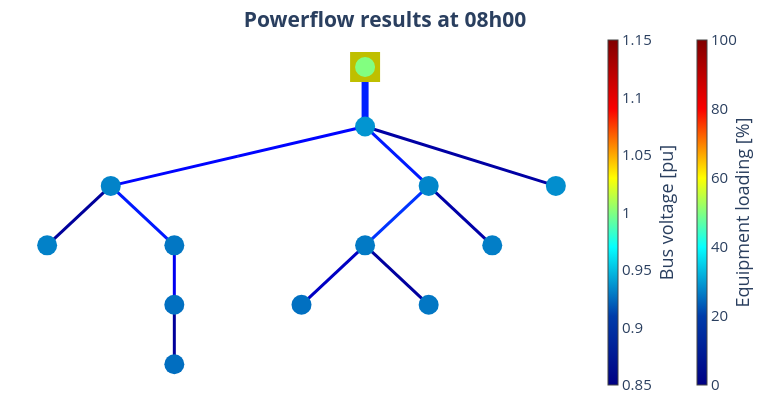
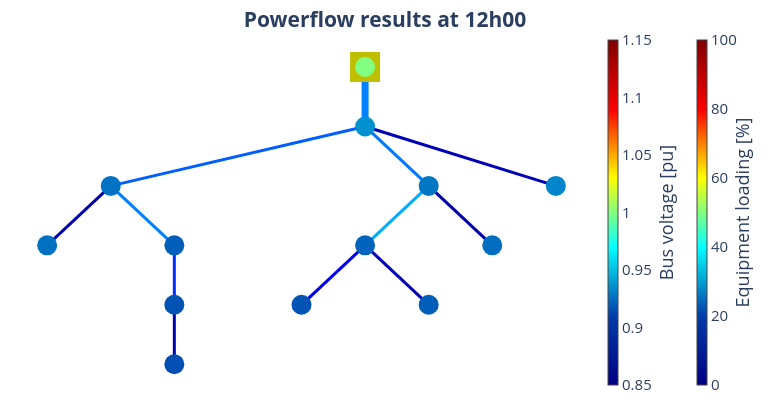
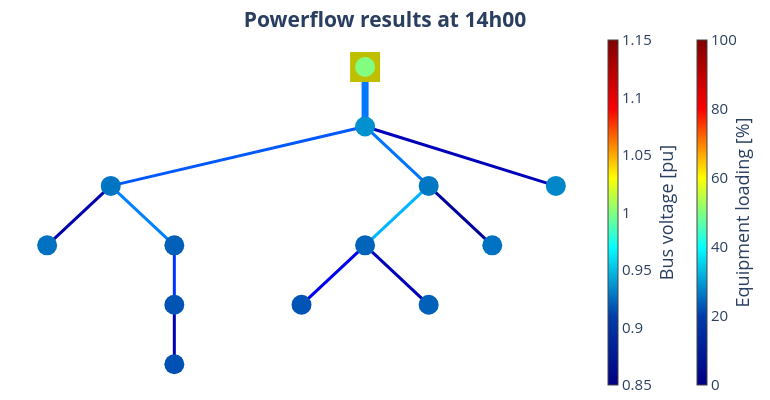

Notebook code cell kept with these figures, in order:
### Code cell
for plot_time in [time(hour=8),time(hour=12),time(hour=14),time(hour=17), time(hour=20)]:

    pp_plot.plot_timestamps_powerflow_result(
        net=net_pickle,
        filename="sim_result_" + pp_plot._time_to_str(plot_time),
        plot_time=plot_time,
    )
    print()

### Figure 1 — Plotly figure (JSON) as saved in the notebook; plotly's stock layout.template omitted (floating-point values rounded to 4 significant figures)
{"data": [{"hoverinfo": "text", "legendgroup": "Transformers", "line": {"color": "rgb(0.0,32.5,255.0)", "width": 7}, "mode": "lines", "name": "Transformers", "showlegend": true, "text": "STMT003438<br>Loading: 15.7 %", "type": "scatter", "x": [0, 0, 0], "y": [0, -0.5, -1]}, {"hoverinfo": "text", "legendgroup": "Transformers", "marker": {"color": "rgb(0.0,32.5,255.0)", "size": 1, "symbol": "circle"}, "mode": "markers", "name": "edge_center", "showlegend": false, "text": ["STMT003438<br>Loading: 15.7 %"], "type": "scatter", "x": [0], "y": [-0.5]}, {"hoverinfo": "text", "legendgroup": "lines", "line": {"color": "rgb(0.0,4.499999999999972,255.0)", "width": 3}, "mode": "lines", "name": "lines", "showlegend": true, "text": "GKN3x150_150<br>Loading: 13.3 %", "type": "scatter", "x": [0, -1, -2], "y": [-1, -1.5, -2]}, {"hoverinfo": "text", "legendgroup": "lines", "line": {"color": "rgb(0.0,0.0,154.77272727272728)", "width": 3}, "mode": "lines", "name": "lines", "showlegend": false, "text": "GKN3x150_150_2<br>Loading: 2.5 %", "type": "scatter", "x": [-2, -2.25, -2.5], "y": [-2, -2.5, -3]}, {"hoverinfo": "text", "legendgroup": "lines", "line": {"color": "rgb(0.0,24.5,255.0)", "width": 3}, "mode": "lines", "name": "lines", "showlegend": false, "text": "GKN3X95_95<br>Loading: 15.1 %", "type": "scatter", "x": [-2, -1.75, -1.5], "y": [-2, -2.5, -3]}, {"hoverinfo": "text", "legendgroup": "lines", "line": {"color": "rgb(0.0,0.0,241.13636363636363)", "width": 3}, "mode": "lines", "name": "lines", "showlegend": false, "text": "GKT3X50_50<br>Loading: 10.1 %", "type": "scatter", "x": [-1.5, -1.5, -1.5], "y": [-3, -3.5, -4]}, {"hoverinfo": "text", "legendgroup": "lines", "line": {"color": "rgb(0.0,0.0,154.77272727272728)", "width": 3}, "mode": "lines", "name": "lines", "showlegend": false, "text": "GKT3X50_50_2<br>Loading: 2.6 %", "type": "scatter", "x": [-1.5, -1.5, -1.5], "y": [-4, -4.5, -5]}, {"hoverinfo": "text", "legendgroup": "lines", "line": {"color": "rgb(0.0,24.5,255.0)", "width": 3}, "mode": "lines", "name": "lines", "showlegend": false, "text": "GKN3x150_150_3<br>Loading: 15.0 %", "type": "scatter", "x": [0, 0.25, 0.5], "y": [-1, -1.5, -2]}, {"hoverinfo": "text", "legendgroup": "lines", "line": {"color": "rgb(0.0,52.49999999999997,255.0)", "width": 3}, "mode": "lines", "name": "lines", "showlegend": false, "text": "GKN3X95_95_2<br>Loading: 17.7 %", "type": "scatter", "x": [0.5, 0.25, 0], "y": [-2, -2.5, -3]}, {"hoverinfo": "text", "legendgroup": "lines", "line": {"color": "rgb(0.0,0.0,195.68181818181816)", "width": 3}, "mode": "lines", "name": "lines", "showlegend": false, "text": "GKN3x150_150_4<br>Loading: 5.9 %", "type": "scatter", "x": [0, -0.25, -0.5], "y": [-3, -3.5, -4]}, {"hoverinfo": "text", "legendgroup": "lines", "line": {"color": "rgb(0.0,0.0,159.3181818181818)", "width": 3}, "mode": "lines", "name": "lines", "showlegend": false, "text": "GKN3X50_50<br>Loading: 3.0 %", "type": "scatter", "x": [0, 0.25, 0.5], "y": [-3, -3.5, -4]}, {"hoverinfo": "text", "legendgroup": "lines", "line": {"color": "rgb(0.0,0.0,168.4090909090909)", "width": 3}, "mode": "lines", "name": "lines", "showlegend": false, "text": "GKN3X50_50_2<br>Loading: 3.6 %", "type": "scatter", "x": [0.5, 0.75, 1], "y": [-2, -2.5, -3]}, {"hoverinfo": "text", "legendgroup": "lines", "line": {"color": "rgb(0.0,0.0,163.86363636363635)", "width": 3}, "mode": "lines", "name": "lines", "showlegend": false, "text": "GKN3X240_240<br>Loading: 3.2 %", "type": "scatter", "x": [0, 0.75, 1.5], "y": [-1, -1.5, -2]}, {"marker": {"cmax": 100, "cmin": 0, "color": "rgb(255,255,255)", "colorbar": {"thickness": 10, "title": {"side": "right", "text": "Equipment loading [%]"}, "x": 1.15}, "colorscale": [[0, "rgb(0,0,131)"], [0.2, "rgb(0,60,170)"], [0.4, "rgb(5,255,255)"], [0.6, "rgb(255,255,0)"], [0.8, "rgb(250,0,0)"], [1, "rgb(128,0,0)"]], "opacity": 0, "size": 0}, "mode": "markers", "type": "scatter", "x": [0], "y": [-1]}, {"hoverinfo": "text", "legendgroup": "lines", "marker": {"color": "rgb(128, 128, 128)", "size": 1, "symbol": "circle"}, "mode": "markers", "name": "edge_center", "showlegend": false, "text": ["GKN3x150_150<br>Loading: 13.3 %", "GKN3x150_150_2<br>Loading: 2.5 %", "GKN3X95_95<br>Loading: 15.1 %", "GKT3X50_50<br>Loading: 10.1 %", "GKT3X50_50_2<br>Loading: 2.6 %", "GKN3x150_150_3<br>Loading: 15.0 %", "GKN3X95_95_2<br>Loading: 17.7 %", "GKN3x150_150_4<br>Loading: 5.9 %", "GKN3X50_50<br>Loading: 3.0 %", "GKN3X50_50_2<br>Loading: 3.6 %", "GKN3X240_240<br>Loading: 3.2 %"], "type": "scatter", "x": [-1], "y": [-1.5]}, {"hoverinfo": "text", "marker": {"color": "rgb(191, 191, 0)", "size": 30, "symbol": "square"}, "mode": "markers", "name": "Ext grid", "text": [null], "type": "scatter", "x": [0], "y": [0]}, {"hoverinfo": "text", "marker": {"cmax": 1.15, "cmin": 0.85, "color": [0.9374, 0.9319, 0.9313, 0.9282, 0.9259, 0.9253, 0.9327, 0.9289, 0.9261, 0.9282, 0.9302, 0.9352, 1], "colorbar": {"thickness": 10, "title": {"side": "right", "text": "Bus voltage [pu]"}, "x": 1}, "colorscale": [[0, "rgb(0,0,131)"], [0.2, "rgb(0,60,170)"], [0.4, "rgb(5,255,255)"], [0.6, "rgb(255,255,0)"], [0.8, "rgb(250,0,0)"], [1, "rgb(128,0,0)"]], "size": 20, "symbol": "circle"}, "mode": "markers", "name": "buses", "text": ["STMT003438<br>V: 0.937 pu", "CDBT004764<br>V: 0.932 pu", "CDBT003746<br>V: 0.931 pu", "CDBT004760<br>V: 0.928 pu", "CDBT012139<br>V: 0.926 pu", "CDBT900784<br>V: 0.925 pu", "CDBT901452<br>V: 0.933 pu", "CDBT004774<br>V: 0.929 pu", "CDBT901604<br>V: 0.926 pu", "CDBT016055<br>V: 0.928 pu", "N1<br>V: 0.93 pu", "60437<br>V: 0.935 pu", "STMT003438HV<br>V: 1.0 pu"], "type": "scatter", "x": [0, -2, -2.5, -1.5, -1.5, -1.5, 0.5, 0, -0.5, 0.5, 1, 1.5, 0], "y": [-1, -2, -3, -3, -4, -5, -2, -3, -4, -4, -3, -2, 0]}], "layout": {"font": {"size": 15}, "height": 400, "hovermode": "closest", "legend": {"font": {"size": 12}, "itemsizing": "constant"}, "margin": {"b": 5, "l": 5, "r": 5, "t": 30}, "paper_bgcolor": "white", "plot_bgcolor": "white", "showlegend": false, "title": {"text": "<b>Powerflow results at 08h00<b>", "x": 0.5, "xanchor": "center", "y": 0.97, "yanchor": "top"}, "width": 770, "xaxis": {"showgrid": false, "showticklabels": false, "tickfont": {"family": "Arial Black", "size": 12}, "title": {"font": {"size": 12}}, "zeroline": false}, "yaxis": {"showgrid": false, "showticklabels": false, "tickfont": {"family": "Arial Black", "size": 12}, "title": {"font": {"size": 12}}, "zeroline": false}}}

### Figure 2 — Plotly figure (JSON) as saved in the notebook; plotly's stock layout.template omitted (floating-point values rounded to 4 significant figures)
{"data": [{"hoverinfo": "text", "legendgroup": "Transformers", "line": {"color": "rgb(0.0,128.5,255.0)", "width": 7}, "mode": "lines", "name": "Transformers", "showlegend": true, "text": "STMT003438<br>Loading: 25.3 %", "type": "scatter", "x": [0, 0, 0], "y": [0, -0.5, -1]}, {"hoverinfo": "text", "legendgroup": "Transformers", "marker": {"color": "rgb(0.0,128.5,255.0)", "size": 1, "symbol": "circle"}, "mode": "markers", "name": "edge_center", "showlegend": false, "text": ["STMT003438<br>Loading: 25.3 %"], "type": "scatter", "x": [0], "y": [-0.5]}, {"hoverinfo": "text", "legendgroup": "lines", "line": {"color": "rgb(0.0,92.5,255.0)", "width": 3}, "mode": "lines", "name": "lines", "showlegend": true, "text": "GKN3x150_150<br>Loading: 21.7 %", "type": "scatter", "x": [0, -1, -2], "y": [-1, -1.5, -2]}, {"hoverinfo": "text", "legendgroup": "lines", "line": {"color": "rgb(0.0,0.0,172.95454545454544)", "width": 3}, "mode": "lines", "name": "lines", "showlegend": false, "text": "GKN3x150_150_2<br>Loading: 4.2 %", "type": "scatter", "x": [-2, -2.25, -2.5], "y": [-2, -2.5, -3]}, {"hoverinfo": "text", "legendgroup": "lines", "line": {"color": "rgb(0.0,128.5,255.0)", "width": 3}, "mode": "lines", "name": "lines", "showlegend": false, "text": "GKN3X95_95<br>Loading: 25.4 %", "type": "scatter", "x": [-2, -1.75, -1.5], "y": [-2, -2.5, -3]}, {"hoverinfo": "text", "legendgroup": "lines", "line": {"color": "rgb(0.0,44.5,255.0)", "width": 3}, "mode": "lines", "name": "lines", "showlegend": false, "text": "GKT3X50_50<br>Loading: 17.0 %", "type": "scatter", "x": [-1.5, -1.5, -1.5], "y": [-3, -3.5, -4]}, {"hoverinfo": "text", "legendgroup": "lines", "line": {"color": "rgb(0.0,0.0,177.5)", "width": 3}, "mode": "lines", "name": "lines", "showlegend": false, "text": "GKT3X50_50_2<br>Loading: 4.4 %", "type": "scatter", "x": [-1.5, -1.5, -1.5], "y": [-4, -4.5, -5]}, {"hoverinfo": "text", "legendgroup": "lines", "line": {"color": "rgb(0.0,120.5,255.0)", "width": 3}, "mode": "lines", "name": "lines", "showlegend": false, "text": "GKN3x150_150_3<br>Loading: 24.4 %", "type": "scatter", "x": [0, 0.25, 0.5], "y": [-1, -1.5, -2]}, {"hoverinfo": "text", "legendgroup": "lines", "line": {"color": "rgb(0.0,172.5,255.0)", "width": 3}, "mode": "lines", "name": "lines", "showlegend": false, "text": "GKN3X95_95_2<br>Loading: 29.6 %", "type": "scatter", "x": [0.5, 0.25, 0], "y": [-2, -2.5, -3]}, {"hoverinfo": "text", "legendgroup": "lines", "line": {"color": "rgb(0.0,0.0,241.13636363636363)", "width": 3}, "mode": "lines", "name": "lines", "showlegend": false, "text": "GKN3x150_150_4<br>Loading: 9.9 %", "type": "scatter", "x": [0, -0.25, -0.5], "y": [-3, -3.5, -4]}, {"hoverinfo": "text", "legendgroup": "lines", "line": {"color": "rgb(0.0,0.0,182.04545454545453)", "width": 3}, "mode": "lines", "name": "lines", "showlegend": false, "text": "GKN3X50_50<br>Loading: 5.0 %", "type": "scatter", "x": [0, 0.25, 0.5], "y": [-3, -3.5, -4]}, {"hoverinfo": "text", "legendgroup": "lines", "line": {"color": "rgb(0.0,0.0,172.95454545454544)", "width": 3}, "mode": "lines", "name": "lines", "showlegend": false, "text": "GKN3X50_50_2<br>Loading: 4.3 %", "type": "scatter", "x": [0.5, 0.75, 1], "y": [-2, -2.5, -3]}, {"hoverinfo": "text", "legendgroup": "lines", "line": {"color": "rgb(0.0,0.0,186.5909090909091)", "width": 3}, "mode": "lines", "name": "lines", "showlegend": false, "text": "GKN3X240_240<br>Loading: 5.2 %", "type": "scatter", "x": [0, 0.75, 1.5], "y": [-1, -1.5, -2]}, {"marker": {"cmax": 100, "cmin": 0, "color": "rgb(255,255,255)", "colorbar": {"thickness": 10, "title": {"side": "right", "text": "Equipment loading [%]"}, "x": 1.15}, "colorscale": [[0, "rgb(0,0,131)"], [0.2, "rgb(0,60,170)"], [0.4, "rgb(5,255,255)"], [0.6, "rgb(255,255,0)"], [0.8, "rgb(250,0,0)"], [1, "rgb(128,0,0)"]], "opacity": 0, "size": 0}, "mode": "markers", "type": "scatter", "x": [0], "y": [-1]}, {"hoverinfo": "text", "legendgroup": "lines", "marker": {"color": "rgb(128, 128, 128)", "size": 1, "symbol": "circle"}, "mode": "markers", "name": "edge_center", "showlegend": false, "text": ["GKN3x150_150<br>Loading: 21.7 %", "GKN3x150_150_2<br>Loading: 4.2 %", "GKN3X95_95<br>Loading: 25.4 %", "GKT3X50_50<br>Loading: 17.0 %", "GKT3X50_50_2<br>Loading: 4.4 %", "GKN3x150_150_3<br>Loading: 24.4 %", "GKN3X95_95_2<br>Loading: 29.6 %", "GKN3x150_150_4<br>Loading: 9.9 %", "GKN3X50_50<br>Loading: 5.0 %", "GKN3X50_50_2<br>Loading: 4.3 %", "GKN3X240_240<br>Loading: 5.2 %"], "type": "scatter", "x": [-1], "y": [-1.5]}, {"hoverinfo": "text", "marker": {"color": "rgb(191, 191, 0)", "size": 30, "symbol": "square"}, "mode": "markers", "name": "Ext grid", "text": [null], "type": "scatter", "x": [0], "y": [0]}, {"hoverinfo": "text", "marker": {"cmax": 1.15, "cmin": 0.85, "color": [0.9359, 0.9269, 0.926, 0.9207, 0.917, 0.9159, 0.9284, 0.922, 0.9174, 0.9209, 0.9254, 0.9325, 1], "colorbar": {"thickness": 10, "title": {"side": "right", "text": "Bus voltage [pu]"}, "x": 1}, "colorscale": [[0, "rgb(0,0,131)"], [0.2, "rgb(0,60,170)"], [0.4, "rgb(5,255,255)"], [0.6, "rgb(255,255,0)"], [0.8, "rgb(250,0,0)"], [1, "rgb(128,0,0)"]], "size": 20, "symbol": "circle"}, "mode": "markers", "name": "buses", "text": ["STMT003438<br>V: 0.936 pu", "CDBT004764<br>V: 0.927 pu", "CDBT003746<br>V: 0.926 pu", "CDBT004760<br>V: 0.921 pu", "CDBT012139<br>V: 0.917 pu", "CDBT900784<br>V: 0.916 pu", "CDBT901452<br>V: 0.928 pu", "CDBT004774<br>V: 0.922 pu", "CDBT901604<br>V: 0.917 pu", "CDBT016055<br>V: 0.921 pu", "N1<br>V: 0.925 pu", "60437<br>V: 0.932 pu", "STMT003438HV<br>V: 1.0 pu"], "type": "scatter", "x": [0, -2, -2.5, -1.5, -1.5, -1.5, 0.5, 0, -0.5, 0.5, 1, 1.5, 0], "y": [-1, -2, -3, -3, -4, -5, -2, -3, -4, -4, -3, -2, 0]}], "layout": {"font": {"size": 15}, "height": 400, "hovermode": "closest", "legend": {"font": {"size": 12}, "itemsizing": "constant"}, "margin": {"b": 5, "l": 5, "r": 5, "t": 30}, "paper_bgcolor": "white", "plot_bgcolor": "white", "showlegend": false, "title": {"text": "<b>Powerflow results at 12h00<b>", "x": 0.5, "xanchor": "center", "y": 0.97, "yanchor": "top"}, "width": 770, "xaxis": {"showgrid": false, "showticklabels": false, "tickfont": {"family": "Arial Black", "size": 12}, "title": {"font": {"size": 12}}, "zeroline": false}, "yaxis": {"showgrid": false, "showticklabels": false, "tickfont": {"family": "Arial Black", "size": 12}, "title": {"font": {"size": 12}}, "zeroline": false}}}

### Figure 3 — Plotly figure (JSON) as saved in the notebook; plotly's stock layout.template omitted (floating-point values rounded to 4 significant figures)
{"data": [{"hoverinfo": "text", "legendgroup": "Transformers", "line": {"color": "rgb(0.0,120.5,255.0)", "width": 7}, "mode": "lines", "name": "Transformers", "showlegend": true, "text": "STMT003438<br>Loading: 24.5 %", "type": "scatter", "x": [0, 0, 0], "y": [0, -0.5, -1]}, {"hoverinfo": "text", "legendgroup": "Transformers", "marker": {"color": "rgb(0.0,120.5,255.0)", "size": 1, "symbol": "circle"}, "mode": "markers", "name": "edge_center", "showlegend": false, "text": ["STMT003438<br>Loading: 24.5 %"], "type": "scatter", "x": [0], "y": [-0.5]}, {"hoverinfo": "text", "legendgroup": "lines", "line": {"color": "rgb(0.0,88.5,255.0)", "width": 3}, "mode": "lines", "name": "lines", "showlegend": true, "text": "GKN3x150_150<br>Loading: 21.2 %", "type": "scatter", "x": [0, -1, -2], "y": [-1, -1.5, -2]}, {"hoverinfo": "text", "legendgroup": "lines", "line": {"color": "rgb(0.0,0.0,172.95454545454544)", "width": 3}, "mode": "lines", "name": "lines", "showlegend": false, "text": "GKN3x150_150_2<br>Loading: 4.3 %", "type": "scatter", "x": [-2, -2.25, -2.5], "y": [-2, -2.5, -3]}, {"hoverinfo": "text", "legendgroup": "lines", "line": {"color": "rgb(0.0,128.5,255.0)", "width": 3}, "mode": "lines", "name": "lines", "showlegend": false, "text": "GKN3X95_95<br>Loading: 25.0 %", "type": "scatter", "x": [-2, -1.75, -1.5], "y": [-2, -2.5, -3]}, {"hoverinfo": "text", "legendgroup": "lines", "line": {"color": "rgb(0.0,48.5,255.0)", "width": 3}, "mode": "lines", "name": "lines", "showlegend": false, "text": "GKT3X50_50<br>Loading: 17.2 %", "type": "scatter", "x": [-1.5, -1.5, -1.5], "y": [-3, -3.5, -4]}, {"hoverinfo": "text", "legendgroup": "lines", "line": {"color": "rgb(0.0,0.0,177.5)", "width": 3}, "mode": "lines", "name": "lines", "showlegend": false, "text": "GKT3X50_50_2<br>Loading: 4.5 %", "type": "scatter", "x": [-1.5, -1.5, -1.5], "y": [-4, -4.5, -5]}, {"hoverinfo": "text", "legendgroup": "lines", "line": {"color": "rgb(0.0,116.49999999999997,255.0)", "width": 3}, "mode": "lines", "name": "lines", "showlegend": false, "text": "GKN3x150_150_3<br>Loading: 24.0 %", "type": "scatter", "x": [0, 0.25, 0.5], "y": [-1, -1.5, -2]}, {"hoverinfo": "text", "legendgroup": "lines", "line": {"color": "rgb(0.0,180.5,255.0)", "width": 3}, "mode": "lines", "name": "lines", "showlegend": false, "text": "GKN3X95_95_2<br>Loading: 30.1 %", "type": "scatter", "x": [0.5, 0.25, 0], "y": [-2, -2.5, -3]}, {"hoverinfo": "text", "legendgroup": "lines", "line": {"color": "rgb(0.0,0.0,241.13636363636363)", "width": 3}, "mode": "lines", "name": "lines", "showlegend": false, "text": "GKN3x150_150_4<br>Loading: 10.1 %", "type": "scatter", "x": [0, -0.25, -0.5], "y": [-3, -3.5, -4]}, {"hoverinfo": "text", "legendgroup": "lines", "line": {"color": "rgb(0.0,0.0,186.5909090909091)", "width": 3}, "mode": "lines", "name": "lines", "showlegend": false, "text": "GKN3X50_50<br>Loading: 5.1 %", "type": "scatter", "x": [0, 0.25, 0.5], "y": [-3, -3.5, -4]}, {"hoverinfo": "text", "legendgroup": "lines", "line": {"color": "rgb(0.0,0.0,154.77272727272728)", "width": 3}, "mode": "lines", "name": "lines", "showlegend": false, "text": "GKN3X50_50_2<br>Loading: 2.7 %", "type": "scatter", "x": [0.5, 0.75, 1], "y": [-2, -2.5, -3]}, {"hoverinfo": "text", "legendgroup": "lines", "line": {"color": "rgb(0.0,0.0,186.5909090909091)", "width": 3}, "mode": "lines", "name": "lines", "showlegend": false, "text": "GKN3X240_240<br>Loading: 5.1 %", "type": "scatter", "x": [0, 0.75, 1.5], "y": [-1, -1.5, -2]}, {"marker": {"cmax": 100, "cmin": 0, "color": "rgb(255,255,255)", "colorbar": {"thickness": 10, "title": {"side": "right", "text": "Equipment loading [%]"}, "x": 1.15}, "colorscale": [[0, "rgb(0,0,131)"], [0.2, "rgb(0,60,170)"], [0.4, "rgb(5,255,255)"], [0.6, "rgb(255,255,0)"], [0.8, "rgb(250,0,0)"], [1, "rgb(128,0,0)"]], "opacity": 0, "size": 0}, "mode": "markers", "type": "scatter", "x": [0], "y": [-1]}, {"hoverinfo": "text", "legendgroup": "lines", "marker": {"color": "rgb(128, 128, 128)", "size": 1, "symbol": "circle"}, "mode": "markers", "name": "edge_center", "showlegend": false, "text": ["GKN3x150_150<br>Loading: 21.2 %", "GKN3x150_150_2<br>Loading: 4.3 %", "GKN3X95_95<br>Loading: 25.0 %", "GKT3X50_50<br>Loading: 17.2 %", "GKT3X50_50_2<br>Loading: 4.5 %", "GKN3x150_150_3<br>Loading: 24.0 %", "GKN3X95_95_2<br>Loading: 30.1 %", "GKN3x150_150_4<br>Loading: 10.1 %", "GKN3X50_50<br>Loading: 5.1 %", "GKN3X50_50_2<br>Loading: 2.7 %", "GKN3X240_240<br>Loading: 5.1 %"], "type": "scatter", "x": [-1], "y": [-1.5]}, {"hoverinfo": "text", "marker": {"color": "rgb(191, 191, 0)", "size": 30, "symbol": "square"}, "mode": "markers", "name": "Ext grid", "text": [null], "type": "scatter", "x": [0], "y": [0]}, {"hoverinfo": "text", "marker": {"cmax": 1.15, "cmin": 0.85, "color": [0.9361, 0.9273, 0.9263, 0.9211, 0.9174, 0.9163, 0.9286, 0.9222, 0.9174, 0.921, 0.9267, 0.9326, 1], "colorbar": {"thickness": 10, "title": {"side": "right", "text": "Bus voltage [pu]"}, "x": 1}, "colorscale": [[0, "rgb(0,0,131)"], [0.2, "rgb(0,60,170)"], [0.4, "rgb(5,255,255)"], [0.6, "rgb(255,255,0)"], [0.8, "rgb(250,0,0)"], [1, "rgb(128,0,0)"]], "size": 20, "symbol": "circle"}, "mode": "markers", "name": "buses", "text": ["STMT003438<br>V: 0.936 pu", "CDBT004764<br>V: 0.927 pu", "CDBT003746<br>V: 0.926 pu", "CDBT004760<br>V: 0.921 pu", "CDBT012139<br>V: 0.917 pu", "CDBT900784<br>V: 0.916 pu", "CDBT901452<br>V: 0.929 pu", "CDBT004774<br>V: 0.922 pu", "CDBT901604<br>V: 0.917 pu", "CDBT016055<br>V: 0.921 pu", "N1<br>V: 0.927 pu", "60437<br>V: 0.933 pu", "STMT003438HV<br>V: 1.0 pu"], "type": "scatter", "x": [0, -2, -2.5, -1.5, -1.5, -1.5, 0.5, 0, -0.5, 0.5, 1, 1.5, 0], "y": [-1, -2, -3, -3, -4, -5, -2, -3, -4, -4, -3, -2, 0]}], "layout": {"font": {"size": 15}, "height": 400, "hovermode": "closest", "legend": {"font": {"size": 12}, "itemsizing": "constant"}, "margin": {"b": 5, "l": 5, "r": 5, "t": 30}, "paper_bgcolor": "white", "plot_bgcolor": "white", "showlegend": false, "title": {"text": "<b>Powerflow results at 14h00<b>", "x": 0.5, "xanchor": "center", "y": 0.97, "yanchor": "top"}, "width": 770, "xaxis": {"showgrid": false, "showticklabels": false, "tickfont": {"family": "Arial Black", "size": 12}, "title": {"font": {"size": 12}}, "zeroline": false}, "yaxis": {"showgrid": false, "showticklabels": false, "tickfont": {"family": "Arial Black", "size": 12}, "title": {"font": {"size": 12}}, "zeroline": false}}}
